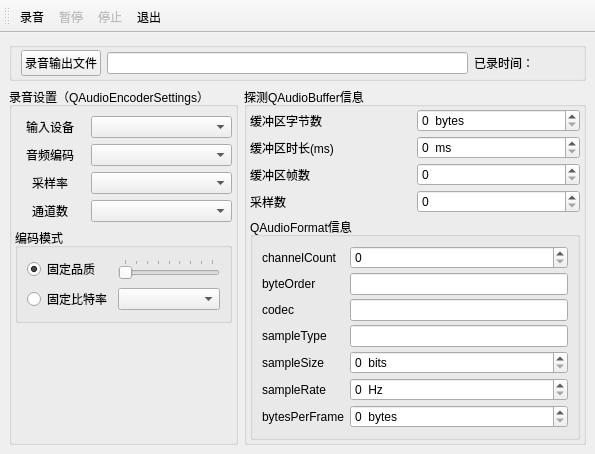
<?xml version="1.0" encoding="UTF-8"?>
<ui version="4.0">
 <class>MainWindow</class>
 <widget class="QMainWindow" name="MainWindow">
  <property name="geometry">
   <rect>
    <x>0</x>
    <y>0</y>
    <width>595</width>
    <height>411</height>
   </rect>
  </property>
  <property name="windowTitle">
   <string>MainWindow</string>
  </property>
  <widget class="QWidget" name="centralwidget">
   <layout class="QFormLayout" name="formLayout">
    <item row="0" column="0" colspan="2">
     <widget class="QGroupBox" name="groupBox_3">
      <property name="title">
       <string/>
      </property>
      <layout class="QHBoxLayout" name="horizontalLayout">
       <property name="topMargin">
        <number>2</number>
       </property>
       <property name="bottomMargin">
        <number>2</number>
       </property>
       <item>
        <widget class="QPushButton" name="btnGetFile">
         <property name="text">
          <string>录音输出文件</string>
         </property>
         <property name="icon">
          <iconset resource="C:/Users/bin/Desktop/QT5.9Samp/chap15Multimedia/samp15_3Recorder/res.qrc">
           <normaloff>:/images/images/104.bmp</normaloff>:/images/images/104.bmp</iconset>
         </property>
        </widget>
       </item>
       <item>
        <widget class="QLineEdit" name="editOutputFile"/>
       </item>
       <item>
        <widget class="QLabel" name="LabPassTime">
         <property name="minimumSize">
          <size>
           <width>100</width>
           <height>0</height>
          </size>
         </property>
         <property name="text">
          <string>已录时间：</string>
         </property>
        </widget>
       </item>
      </layout>
     </widget>
    </item>
    <item row="1" column="0">
     <widget class="QGroupBox" name="groupBox">
      <property name="title">
       <string>录音设置（QAudioEncoderSettings）</string>
      </property>
      <layout class="QVBoxLayout" name="verticalLayout">
       <property name="leftMargin">
        <number>3</number>
       </property>
       <property name="rightMargin">
        <number>3</number>
       </property>
       <item>
        <layout class="QGridLayout" name="gridLayout">
         <item row="0" column="0">
          <widget class="QLabel" name="label">
           <property name="maximumSize">
            <size>
             <width>70</width>
             <height>16777215</height>
            </size>
           </property>
           <property name="text">
            <string>输入设备</string>
           </property>
           <property name="alignment">
            <set>Qt::AlignCenter</set>
           </property>
          </widget>
         </item>
         <item row="0" column="1">
          <widget class="QComboBox" name="comboDevices"/>
         </item>
         <item row="1" column="0">
          <widget class="QLabel" name="label_2">
           <property name="maximumSize">
            <size>
             <width>70</width>
             <height>16777215</height>
            </size>
           </property>
           <property name="text">
            <string>音频编码</string>
           </property>
           <property name="alignment">
            <set>Qt::AlignCenter</set>
           </property>
          </widget>
         </item>
         <item row="1" column="1">
          <widget class="QComboBox" name="comboCodec"/>
         </item>
         <item row="2" column="0">
          <widget class="QLabel" name="label_3">
           <property name="maximumSize">
            <size>
             <width>70</width>
             <height>16777215</height>
            </size>
           </property>
           <property name="text">
            <string>采样率</string>
           </property>
           <property name="alignment">
            <set>Qt::AlignCenter</set>
           </property>
          </widget>
         </item>
         <item row="2" column="1">
          <widget class="QComboBox" name="comboSampleRate"/>
         </item>
         <item row="3" column="0">
          <widget class="QLabel" name="label_4">
           <property name="maximumSize">
            <size>
             <width>70</width>
             <height>16777215</height>
            </size>
           </property>
           <property name="text">
            <string>通道数</string>
           </property>
           <property name="alignment">
            <set>Qt::AlignCenter</set>
           </property>
          </widget>
         </item>
         <item row="3" column="1">
          <widget class="QComboBox" name="comboChannels"/>
         </item>
        </layout>
       </item>
       <item>
        <widget class="QGroupBox" name="groupBox_2">
         <property name="title">
          <string>编码模式</string>
         </property>
         <layout class="QGridLayout" name="gridLayout_2">
          <item row="1" column="1">
           <widget class="QComboBox" name="comboBitrate"/>
          </item>
          <item row="0" column="0">
           <widget class="QRadioButton" name="radioQuality">
            <property name="text">
             <string>固定品质</string>
            </property>
            <property name="checked">
             <bool>true</bool>
            </property>
           </widget>
          </item>
          <item row="0" column="1">
           <widget class="QSlider" name="sliderQuality">
            <property name="maximum">
             <number>8</number>
            </property>
            <property name="orientation">
             <enum>Qt::Horizontal</enum>
            </property>
            <property name="tickPosition">
             <enum>QSlider::TicksAbove</enum>
            </property>
            <property name="tickInterval">
             <number>1</number>
            </property>
           </widget>
          </item>
          <item row="1" column="0">
           <widget class="QRadioButton" name="radioBitrate">
            <property name="text">
             <string>固定比特率</string>
            </property>
            <property name="checked">
             <bool>false</bool>
            </property>
           </widget>
          </item>
         </layout>
        </widget>
       </item>
       <item>
        <spacer name="verticalSpacer">
         <property name="orientation">
          <enum>Qt::Vertical</enum>
         </property>
         <property name="sizeHint" stdset="0">
          <size>
           <width>20</width>
           <height>40</height>
          </size>
         </property>
        </spacer>
       </item>
      </layout>
     </widget>
    </item>
    <item row="1" column="1">
     <widget class="QGroupBox" name="groupBox_4">
      <property name="title">
       <string>探测QAudioBuffer信息</string>
      </property>
      <layout class="QVBoxLayout" name="verticalLayout_2">
       <property name="spacing">
        <number>4</number>
       </property>
       <property name="leftMargin">
        <number>3</number>
       </property>
       <property name="topMargin">
        <number>2</number>
       </property>
       <property name="rightMargin">
        <number>3</number>
       </property>
       <property name="bottomMargin">
        <number>2</number>
       </property>
       <item>
        <layout class="QGridLayout" name="gridLayout_3">
         <item row="0" column="0">
          <widget class="QLabel" name="label_6">
           <property name="text">
            <string>缓冲区字节数</string>
           </property>
          </widget>
         </item>
         <item row="0" column="1">
          <widget class="QSpinBox" name="spin_byteCount">
           <property name="suffix">
            <string>  bytes</string>
           </property>
           <property name="maximum">
            <number>999999999</number>
           </property>
          </widget>
         </item>
         <item row="1" column="0">
          <widget class="QLabel" name="label_7">
           <property name="text">
            <string>缓冲区时长(ms)</string>
           </property>
          </widget>
         </item>
         <item row="1" column="1">
          <widget class="QSpinBox" name="spin_duration">
           <property name="suffix">
            <string>  ms</string>
           </property>
           <property name="maximum">
            <number>999999999</number>
           </property>
          </widget>
         </item>
         <item row="2" column="0">
          <widget class="QLabel" name="label_8">
           <property name="text">
            <string>缓冲区帧数</string>
           </property>
          </widget>
         </item>
         <item row="2" column="1">
          <widget class="QSpinBox" name="spin_frameCount">
           <property name="maximum">
            <number>999999999</number>
           </property>
          </widget>
         </item>
         <item row="3" column="0">
          <widget class="QLabel" name="label_9">
           <property name="text">
            <string>采样数</string>
           </property>
          </widget>
         </item>
         <item row="3" column="1">
          <widget class="QSpinBox" name="spin_sampleCount">
           <property name="maximum">
            <number>999999999</number>
           </property>
          </widget>
         </item>
        </layout>
       </item>
       <item>
        <widget class="QGroupBox" name="groupBox_5">
         <property name="title">
          <string>QAudioFormat信息</string>
         </property>
         <layout class="QGridLayout" name="gridLayout_4">
          <property name="verticalSpacing">
           <number>4</number>
          </property>
          <item row="0" column="0">
           <widget class="QLabel" name="label_10">
            <property name="text">
             <string>channelCount</string>
            </property>
           </widget>
          </item>
          <item row="0" column="1">
           <widget class="QSpinBox" name="spin_channelCount"/>
          </item>
          <item row="1" column="0">
           <widget class="QLabel" name="label_11">
            <property name="text">
             <string>byteOrder</string>
            </property>
           </widget>
          </item>
          <item row="1" column="1">
           <widget class="QLineEdit" name="edit_byteOrder"/>
          </item>
          <item row="2" column="0">
           <widget class="QLabel" name="label_12">
            <property name="text">
             <string>codec</string>
            </property>
           </widget>
          </item>
          <item row="2" column="1">
           <widget class="QLineEdit" name="edit_codec"/>
          </item>
          <item row="3" column="0">
           <widget class="QLabel" name="label_13">
            <property name="text">
             <string>sampleType</string>
            </property>
           </widget>
          </item>
          <item row="3" column="1">
           <widget class="QLineEdit" name="edit_sampleType"/>
          </item>
          <item row="4" column="0">
           <widget class="QLabel" name="label_14">
            <property name="text">
             <string>sampleSize</string>
            </property>
           </widget>
          </item>
          <item row="4" column="1">
           <widget class="QSpinBox" name="spin_sampleSize">
            <property name="suffix">
             <string>  bits</string>
            </property>
            <property name="maximum">
             <number>999</number>
            </property>
           </widget>
          </item>
          <item row="5" column="0">
           <widget class="QLabel" name="label_15">
            <property name="text">
             <string>sampleRate</string>
            </property>
           </widget>
          </item>
          <item row="5" column="1">
           <widget class="QSpinBox" name="spin_sampleRate">
            <property name="suffix">
             <string>  Hz</string>
            </property>
            <property name="maximum">
             <number>9999999</number>
            </property>
           </widget>
          </item>
          <item row="6" column="0">
           <widget class="QLabel" name="label_16">
            <property name="text">
             <string>bytesPerFrame</string>
            </property>
           </widget>
          </item>
          <item row="6" column="1">
           <widget class="QSpinBox" name="spin_bytesPerFrame">
            <property name="suffix">
             <string>  bytes</string>
            </property>
            <property name="maximum">
             <number>999999</number>
            </property>
           </widget>
          </item>
         </layout>
        </widget>
       </item>
      </layout>
     </widget>
    </item>
   </layout>
  </widget>
  <widget class="QToolBar" name="toolBar">
   <property name="windowTitle">
    <string>toolBar</string>
   </property>
   <attribute name="toolBarArea">
    <enum>TopToolBarArea</enum>
   </attribute>
   <attribute name="toolBarBreak">
    <bool>false</bool>
   </attribute>
   <addaction name="actRecord"/>
   <addaction name="actPause"/>
   <addaction name="actStop"/>
   <addaction name="actQuit"/>
  </widget>
  <action name="actRecord">
   <property name="icon">
    <iconset resource="C:/Users/bin/Desktop/QT5.9Samp/chap15Multimedia/samp15_3Recorder/res.qrc">
     <normaloff>:/images/images/626.bmp</normaloff>:/images/images/626.bmp</iconset>
   </property>
   <property name="text">
    <string>录音</string>
   </property>
   <property name="toolTip">
    <string>录音</string>
   </property>
  </action>
  <action name="actPause">
   <property name="enabled">
    <bool>false</bool>
   </property>
   <property name="icon">
    <iconset resource="C:/Users/bin/Desktop/QT5.9Samp/chap15Multimedia/samp15_3Recorder/res.qrc">
     <normaloff>:/images/images/622.bmp</normaloff>:/images/images/622.bmp</iconset>
   </property>
   <property name="text">
    <string>暂停</string>
   </property>
   <property name="toolTip">
    <string>暂停</string>
   </property>
  </action>
  <action name="actStop">
   <property name="enabled">
    <bool>false</bool>
   </property>
   <property name="icon">
    <iconset resource="C:/Users/bin/Desktop/QT5.9Samp/chap15Multimedia/samp15_3Recorder/res.qrc">
     <normaloff>:/images/images/624.bmp</normaloff>:/images/images/624.bmp</iconset>
   </property>
   <property name="text">
    <string>停止</string>
   </property>
   <property name="toolTip">
    <string>停止</string>
   </property>
  </action>
  <action name="actQuit">
   <property name="icon">
    <iconset resource="C:/Users/bin/Desktop/QT5.9Samp/chap15Multimedia/samp15_3Recorder/res.qrc">
     <normaloff>:/images/images/132.bmp</normaloff>:/images/images/132.bmp</iconset>
   </property>
   <property name="text">
    <string>退出</string>
   </property>
   <property name="toolTip">
    <string>退出</string>
   </property>
  </action>
 </widget>
 <resources>
  <include location="C:/Users/bin/Desktop/QT5.9Samp/chap15Multimedia/samp15_3Recorder/res.qrc"/>
 </resources>
 <connections/>
</ui>
